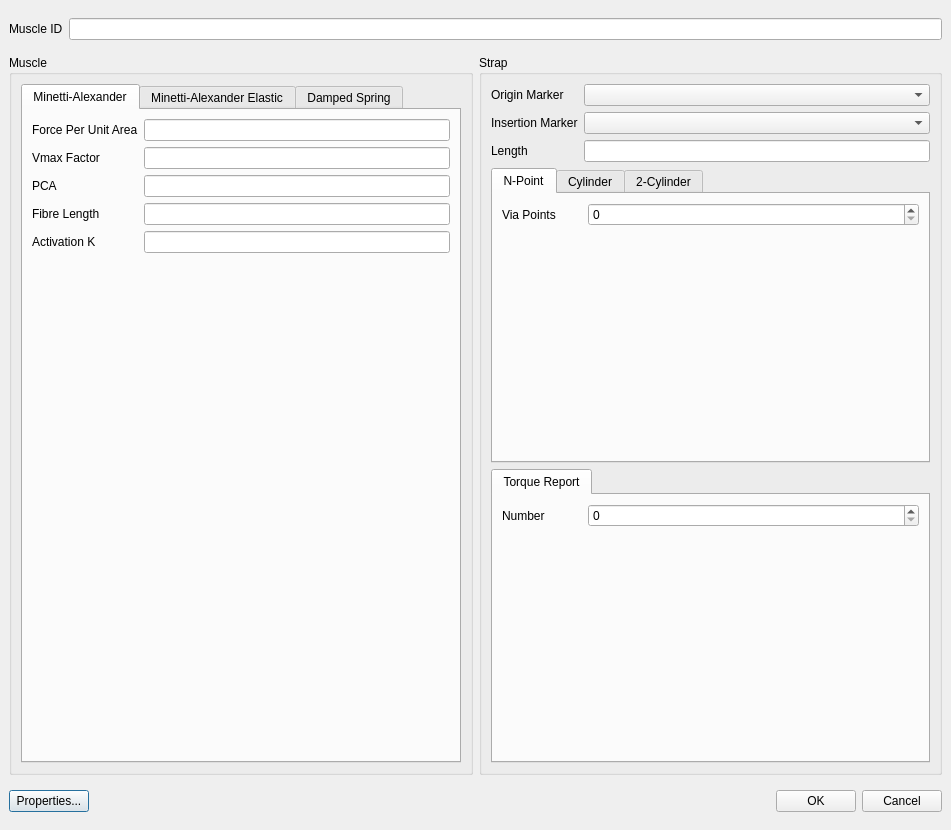
<?xml version="1.0" encoding="UTF-8"?>
<ui version="4.0">
 <class>DialogMuscles</class>
 <widget class="QDialog" name="DialogMuscles">
  <property name="geometry">
   <rect>
    <x>0</x>
    <y>0</y>
    <width>951</width>
    <height>738</height>
   </rect>
  </property>
  <property name="windowTitle">
   <string>Dialog</string>
  </property>
  <layout class="QVBoxLayout" name="verticalLayout">
   <property name="leftMargin">
    <number>9</number>
   </property>
   <property name="topMargin">
    <number>9</number>
   </property>
   <property name="rightMargin">
    <number>9</number>
   </property>
   <property name="bottomMargin">
    <number>9</number>
   </property>
   <item>
    <widget class="QWidget" name="widget_2" native="true">
     <layout class="QHBoxLayout" name="horizontalLayout_2">
      <property name="leftMargin">
       <number>0</number>
      </property>
      <property name="topMargin">
       <number>9</number>
      </property>
      <property name="rightMargin">
       <number>0</number>
      </property>
      <property name="bottomMargin">
       <number>9</number>
      </property>
      <item>
       <widget class="QLabel" name="label_2">
        <property name="text">
         <string>Muscle ID</string>
        </property>
       </widget>
      </item>
      <item>
       <widget class="LineEditUniqueName" name="lineEditMuscleID"/>
      </item>
     </layout>
    </widget>
   </item>
   <item>
    <widget class="QWidget" name="widget_3" native="true">
     <layout class="QHBoxLayout" name="horizontalLayout_3">
      <property name="leftMargin">
       <number>0</number>
      </property>
      <property name="topMargin">
       <number>0</number>
      </property>
      <property name="rightMargin">
       <number>0</number>
      </property>
      <property name="bottomMargin">
       <number>0</number>
      </property>
      <item>
       <widget class="QGroupBox" name="groupBox">
        <property name="title">
         <string>Muscle</string>
        </property>
        <layout class="QGridLayout" name="gridLayout_6">
         <item row="0" column="0">
          <widget class="QTabWidget" name="tabWidgetMuscle">
           <property name="currentIndex">
            <number>0</number>
           </property>
           <widget class="QWidget" name="tab">
            <attribute name="title">
             <string>Minetti-Alexander</string>
            </attribute>
            <layout class="QGridLayout" name="gridLayout_5">
             <item row="4" column="1">
              <widget class="LineEditDouble" name="lineEditActivationK"/>
             </item>
             <item row="1" column="0">
              <widget class="QLabel" name="label_16">
               <property name="text">
                <string>Vmax Factor</string>
               </property>
              </widget>
             </item>
             <item row="1" column="1">
              <widget class="LineEditDouble" name="lineEditVMaxFactor"/>
             </item>
             <item row="4" column="0">
              <widget class="QLabel" name="label_19">
               <property name="text">
                <string>Activation K</string>
               </property>
              </widget>
             </item>
             <item row="2" column="1">
              <widget class="LineEditDouble" name="lineEditPCA"/>
             </item>
             <item row="0" column="0">
              <widget class="QLabel" name="label_14">
               <property name="text">
                <string>Force Per Unit Area</string>
               </property>
              </widget>
             </item>
             <item row="2" column="0">
              <widget class="QLabel" name="label_17">
               <property name="text">
                <string>PCA</string>
               </property>
              </widget>
             </item>
             <item row="0" column="1">
              <widget class="LineEditDouble" name="lineEditForcePerUnitArea"/>
             </item>
             <item row="3" column="0">
              <widget class="QLabel" name="label_18">
               <property name="text">
                <string>Fibre Length</string>
               </property>
              </widget>
             </item>
             <item row="3" column="1">
              <widget class="LineEditDouble" name="lineEditFibreLength"/>
             </item>
             <item row="5" column="0">
              <spacer name="verticalSpacer_3">
               <property name="orientation">
                <enum>Qt::Vertical</enum>
               </property>
               <property name="sizeHint" stdset="0">
                <size>
                 <width>20</width>
                 <height>40</height>
                </size>
               </property>
              </spacer>
             </item>
            </layout>
           </widget>
           <widget class="QWidget" name="tab_2">
            <attribute name="title">
             <string>Minetti-Alexander Elastic</string>
            </attribute>
            <layout class="QGridLayout" name="gridLayout_7">
             <item row="7" column="1">
              <widget class="LineEditDouble" name="lineEditSerialStrainAtFMax"/>
             </item>
             <item row="10" column="1">
              <widget class="LineEditDouble" name="lineEditParallelStrainAtFMax"/>
             </item>
             <item row="1" column="1">
              <widget class="LineEditDouble" name="lineEditVMaxFactor_2"/>
             </item>
             <item row="6" column="0">
              <widget class="QLabel" name="label_22">
               <property name="text">
                <string>Tendon Length</string>
               </property>
              </widget>
             </item>
             <item row="15" column="0">
              <widget class="QLabel" name="label_49">
               <property name="text">
                <string>Fast Twitch Proportion</string>
               </property>
              </widget>
             </item>
             <item row="11" column="0">
              <widget class="QLabel" name="label_28">
               <property name="text">
                <string>Parallel Strain Rate at Fmax</string>
               </property>
              </widget>
             </item>
             <item row="12" column="0">
              <widget class="QLabel" name="label_29">
               <property name="text">
                <string>Parallel Strain Model</string>
               </property>
              </widget>
             </item>
             <item row="2" column="0">
              <widget class="QLabel" name="label_42">
               <property name="text">
                <string>PCA</string>
               </property>
              </widget>
             </item>
             <item row="13" column="1">
              <widget class="LineEditDouble" name="lineEditInitialFibreLength"/>
             </item>
             <item row="7" column="0">
              <widget class="QLabel" name="label_21">
               <property name="text">
                <string>Serial Strain at Fmax</string>
               </property>
              </widget>
             </item>
             <item row="0" column="0">
              <widget class="QLabel" name="label_25">
               <property name="text">
                <string>Force Per Unit Area</string>
               </property>
              </widget>
             </item>
             <item row="3" column="0">
              <widget class="QLabel" name="label_45">
               <property name="text">
                <string>Fibre Length</string>
               </property>
              </widget>
             </item>
             <item row="18" column="0">
              <widget class="QLabel" name="label_47">
               <property name="text">
                <string>T Deactivation A</string>
               </property>
              </widget>
             </item>
             <item row="11" column="1">
              <widget class="LineEditDouble" name="lineEditParallelStrainRateAtFMax"/>
             </item>
             <item row="21" column="0">
              <widget class="QLabel" name="label_46">
               <property name="text">
                <string>Initial Activation</string>
               </property>
              </widget>
             </item>
             <item row="16" column="1">
              <widget class="LineEditDouble" name="lineEditTActivationA"/>
             </item>
             <item row="9" column="1">
              <widget class="QComboBox" name="comboBoxSerialStrainModel">
               <item>
                <property name="text">
                 <string>Linear</string>
                </property>
               </item>
               <item>
                <property name="text">
                 <string>Square</string>
                </property>
               </item>
              </widget>
             </item>
             <item row="4" column="1">
              <widget class="LineEditDouble" name="lineEditActivationK_2"/>
             </item>
             <item row="2" column="1">
              <widget class="LineEditDouble" name="lineEditPCA_2"/>
             </item>
             <item row="17" column="1">
              <widget class="LineEditDouble" name="lineEditTActivationB"/>
             </item>
             <item row="15" column="1">
              <widget class="LineEditDouble" name="lineEditFastTwitchProportion"/>
             </item>
             <item row="0" column="1">
              <widget class="LineEditDouble" name="lineEditForcePerUnitArea_2"/>
             </item>
             <item row="17" column="0">
              <widget class="QLabel" name="label_52">
               <property name="text">
                <string>T Activation B</string>
               </property>
              </widget>
             </item>
             <item row="5" column="0">
              <widget class="QLabel" name="label_20">
               <property name="text">
                <string>Width</string>
               </property>
              </widget>
             </item>
             <item row="8" column="0">
              <widget class="QLabel" name="label_24">
               <property name="text">
                <string>Serial Strain Rate at Fmax</string>
               </property>
              </widget>
             </item>
             <item row="19" column="1">
              <widget class="LineEditDouble" name="lineEditTDeactivationB"/>
             </item>
             <item row="21" column="1">
              <widget class="LineEditDouble" name="lineEditInitialActivation"/>
             </item>
             <item row="20" column="1">
              <widget class="LineEditDouble" name="lineEditActivationRate"/>
             </item>
             <item row="18" column="1">
              <widget class="LineEditDouble" name="lineEditTDeactivationA"/>
             </item>
             <item row="14" column="0">
              <widget class="QLabel" name="label_53">
               <property name="text">
                <string>Use Activation</string>
               </property>
              </widget>
             </item>
             <item row="9" column="0">
              <widget class="QLabel" name="label_23">
               <property name="text">
                <string>Serial Strain Model</string>
               </property>
              </widget>
             </item>
             <item row="6" column="1">
              <widget class="LineEditDouble" name="lineEditTendonLength"/>
             </item>
             <item row="5" column="1">
              <widget class="LineEditDouble" name="lineEditWidth"/>
             </item>
             <item row="12" column="1">
              <widget class="QComboBox" name="comboBoxParallelStrainModel">
               <item>
                <property name="text">
                 <string>Linear</string>
                </property>
               </item>
               <item>
                <property name="text">
                 <string>Square</string>
                </property>
               </item>
              </widget>
             </item>
             <item row="4" column="0">
              <widget class="QLabel" name="label_44">
               <property name="text">
                <string>Activation K</string>
               </property>
              </widget>
             </item>
             <item row="20" column="0">
              <widget class="QLabel" name="label_51">
               <property name="text">
                <string>Activation Rate</string>
               </property>
              </widget>
             </item>
             <item row="14" column="1">
              <widget class="QCheckBox" name="checkBoxUseActivation">
               <property name="text">
                <string/>
               </property>
              </widget>
             </item>
             <item row="8" column="1">
              <widget class="LineEditDouble" name="lineEditSerialStrainRateAtFMax"/>
             </item>
             <item row="23" column="0">
              <spacer name="verticalSpacer_4">
               <property name="orientation">
                <enum>Qt::Vertical</enum>
               </property>
               <property name="sizeHint" stdset="0">
                <size>
                 <width>20</width>
                 <height>40</height>
                </size>
               </property>
              </spacer>
             </item>
             <item row="13" column="0">
              <widget class="QLabel" name="label_26">
               <property name="text">
                <string>Initial Fibre Length</string>
               </property>
              </widget>
             </item>
             <item row="3" column="1">
              <widget class="LineEditDouble" name="lineEditFibreLength_2"/>
             </item>
             <item row="16" column="0">
              <widget class="QLabel" name="label_50">
               <property name="text">
                <string>T Activation A</string>
               </property>
              </widget>
             </item>
             <item row="1" column="0">
              <widget class="QLabel" name="label_43">
               <property name="text">
                <string>Vmax Factor</string>
               </property>
              </widget>
             </item>
             <item row="10" column="0">
              <widget class="QLabel" name="label_27">
               <property name="text">
                <string>Parallel Strain at Fmax</string>
               </property>
              </widget>
             </item>
             <item row="19" column="0">
              <widget class="QLabel" name="label_48">
               <property name="text">
                <string>T Deactivation B</string>
               </property>
              </widget>
             </item>
             <item row="22" column="0">
              <widget class="QLabel" name="label_9">
               <property name="text">
                <string>Minimum Activation</string>
               </property>
              </widget>
             </item>
             <item row="22" column="1">
              <widget class="LineEditDouble" name="lineEditMinimumActivation"/>
             </item>
            </layout>
           </widget>
           <widget class="QWidget" name="tab_6">
            <attribute name="title">
             <string>Damped Spring</string>
            </attribute>
            <layout class="QGridLayout" name="gridLayout_9">
             <item row="3" column="1">
              <widget class="LineEditDouble" name="lineEditDamping"/>
             </item>
             <item row="2" column="1">
              <widget class="LineEditDouble" name="lineEditArea"/>
             </item>
             <item row="0" column="0">
              <widget class="QLabel" name="label_38">
               <property name="text">
                <string>Unloaded Length</string>
               </property>
              </widget>
             </item>
             <item row="1" column="1">
              <widget class="LineEditDouble" name="lineEditSpringConstant"/>
             </item>
             <item row="5" column="0">
              <spacer name="verticalSpacer_6">
               <property name="orientation">
                <enum>Qt::Vertical</enum>
               </property>
               <property name="sizeHint" stdset="0">
                <size>
                 <width>20</width>
                 <height>40</height>
                </size>
               </property>
              </spacer>
             </item>
             <item row="2" column="0">
              <widget class="QLabel" name="label_39">
               <property name="text">
                <string>Area</string>
               </property>
              </widget>
             </item>
             <item row="0" column="1">
              <widget class="LineEditDouble" name="lineEditUnloadedLength"/>
             </item>
             <item row="3" column="0">
              <widget class="QLabel" name="label_41">
               <property name="text">
                <string>Damping</string>
               </property>
              </widget>
             </item>
             <item row="1" column="0">
              <widget class="QLabel" name="label_40">
               <property name="text">
                <string>Spring Constant</string>
               </property>
              </widget>
             </item>
             <item row="4" column="0">
              <widget class="QLabel" name="label_10">
               <property name="text">
                <string>Breaking Strain</string>
               </property>
              </widget>
             </item>
             <item row="4" column="1">
              <widget class="LineEditDouble" name="lineEditBreakingStrain"/>
             </item>
            </layout>
           </widget>
          </widget>
         </item>
        </layout>
       </widget>
      </item>
      <item>
       <widget class="QGroupBox" name="groupBox_2">
        <property name="title">
         <string>Strap</string>
        </property>
        <layout class="QGridLayout" name="gridLayout_8">
         <property name="leftMargin">
          <number>9</number>
         </property>
         <property name="rightMargin">
          <number>9</number>
         </property>
         <item row="0" column="0">
          <widget class="QLabel" name="label">
           <property name="text">
            <string>Origin Marker</string>
           </property>
          </widget>
         </item>
         <item row="0" column="1">
          <widget class="QComboBox" name="comboBoxOriginMarker">
           <property name="sizePolicy">
            <sizepolicy hsizetype="Expanding" vsizetype="Fixed">
             <horstretch>0</horstretch>
             <verstretch>0</verstretch>
            </sizepolicy>
           </property>
          </widget>
         </item>
         <item row="1" column="0">
          <widget class="QLabel" name="label_4">
           <property name="text">
            <string>Insertion Marker</string>
           </property>
          </widget>
         </item>
         <item row="1" column="1">
          <widget class="QComboBox" name="comboBoxInsertionMarker"/>
         </item>
         <item row="2" column="0">
          <widget class="QLabel" name="label_12">
           <property name="text">
            <string>Length</string>
           </property>
          </widget>
         </item>
         <item row="2" column="1">
          <widget class="LineEditDouble" name="lineEditLength"/>
         </item>
         <item row="3" column="0" colspan="2">
          <widget class="QTabWidget" name="tabWidgetStrap">
           <property name="currentIndex">
            <number>0</number>
           </property>
           <widget class="QWidget" name="tab_3">
            <attribute name="title">
             <string>N-Point</string>
            </attribute>
            <layout class="QGridLayout" name="gridLayout_2">
             <item row="0" column="0">
              <widget class="QLabel" name="label_6">
               <property name="minimumSize">
                <size>
                 <width>80</width>
                 <height>0</height>
                </size>
               </property>
               <property name="text">
                <string>Via Points</string>
               </property>
              </widget>
             </item>
             <item row="0" column="1">
              <widget class="QSpinBox" name="spinBoxNViaPoints">
               <property name="sizePolicy">
                <sizepolicy hsizetype="Expanding" vsizetype="Fixed">
                 <horstretch>0</horstretch>
                 <verstretch>0</verstretch>
                </sizepolicy>
               </property>
              </widget>
             </item>
             <item row="1" column="0" colspan="2">
              <widget class="QWidget" name="widgetViaPointsPlaceholder" native="true">
               <property name="minimumSize">
                <size>
                 <width>0</width>
                 <height>25</height>
                </size>
               </property>
              </widget>
             </item>
            </layout>
           </widget>
           <widget class="QWidget" name="tab_4">
            <attribute name="title">
             <string>Cylinder</string>
            </attribute>
            <layout class="QGridLayout" name="gridLayout_3">
             <item row="2" column="0">
              <spacer name="verticalSpacer_2">
               <property name="orientation">
                <enum>Qt::Vertical</enum>
               </property>
               <property name="sizeHint" stdset="0">
                <size>
                 <width>20</width>
                 <height>40</height>
                </size>
               </property>
              </spacer>
             </item>
             <item row="0" column="0">
              <widget class="QLabel" name="label_8">
               <property name="text">
                <string>Cylinder Marker</string>
               </property>
              </widget>
             </item>
             <item row="1" column="0">
              <widget class="QLabel" name="label_3">
               <property name="text">
                <string>Cylinder Radius</string>
               </property>
              </widget>
             </item>
             <item row="0" column="1">
              <widget class="QComboBox" name="comboBoxCylinderMarker">
               <property name="sizePolicy">
                <sizepolicy hsizetype="Expanding" vsizetype="Fixed">
                 <horstretch>0</horstretch>
                 <verstretch>0</verstretch>
                </sizepolicy>
               </property>
              </widget>
             </item>
             <item row="1" column="1">
              <widget class="LineEditDouble" name="lineEditCylinderRadius"/>
             </item>
            </layout>
           </widget>
           <widget class="QWidget" name="tab_5">
            <attribute name="title">
             <string>2-Cylinder</string>
            </attribute>
            <layout class="QGridLayout" name="gridLayout_4">
             <item row="4" column="0">
              <spacer name="verticalSpacer">
               <property name="orientation">
                <enum>Qt::Vertical</enum>
               </property>
               <property name="sizeHint" stdset="0">
                <size>
                 <width>20</width>
                 <height>40</height>
                </size>
               </property>
              </spacer>
             </item>
             <item row="2" column="0">
              <widget class="QLabel" name="label_15">
               <property name="text">
                <string>Cylinder 2 Marker</string>
               </property>
              </widget>
             </item>
             <item row="0" column="0">
              <widget class="QLabel" name="label_11">
               <property name="text">
                <string>Cylinder 1 Marker</string>
               </property>
              </widget>
             </item>
             <item row="1" column="0">
              <widget class="QLabel" name="label_5">
               <property name="text">
                <string>Cylinder 1 Radius</string>
               </property>
              </widget>
             </item>
             <item row="2" column="1">
              <widget class="QComboBox" name="comboBox2Cylinder2Marker">
               <property name="sizePolicy">
                <sizepolicy hsizetype="Expanding" vsizetype="Fixed">
                 <horstretch>0</horstretch>
                 <verstretch>0</verstretch>
                </sizepolicy>
               </property>
              </widget>
             </item>
             <item row="0" column="1">
              <widget class="QComboBox" name="comboBox2Cylinder1Marker">
               <property name="sizePolicy">
                <sizepolicy hsizetype="Expanding" vsizetype="Fixed">
                 <horstretch>0</horstretch>
                 <verstretch>0</verstretch>
                </sizepolicy>
               </property>
              </widget>
             </item>
             <item row="3" column="0">
              <widget class="QLabel" name="label_7">
               <property name="text">
                <string>Cylinder 2 Radius</string>
               </property>
              </widget>
             </item>
             <item row="1" column="1">
              <widget class="LineEditDouble" name="lineEdit2Cylinder1Radius"/>
             </item>
             <item row="3" column="1">
              <widget class="LineEditDouble" name="lineEdit2Cylinder2Radius"/>
             </item>
            </layout>
           </widget>
          </widget>
         </item>
         <item row="4" column="0" colspan="2">
          <widget class="QTabWidget" name="tabWidgetTorqueMarkers">
           <property name="currentIndex">
            <number>0</number>
           </property>
           <widget class="QWidget" name="tab_8">
            <attribute name="title">
             <string>Torque Report</string>
            </attribute>
            <layout class="QGridLayout" name="gridLayout">
             <item row="0" column="0">
              <widget class="QLabel" name="label_31">
               <property name="minimumSize">
                <size>
                 <width>80</width>
                 <height>0</height>
                </size>
               </property>
               <property name="text">
                <string>Number</string>
               </property>
              </widget>
             </item>
             <item row="0" column="1">
              <widget class="QSpinBox" name="spinBoxNTorqueMarkers">
               <property name="sizePolicy">
                <sizepolicy hsizetype="Expanding" vsizetype="Fixed">
                 <horstretch>0</horstretch>
                 <verstretch>0</verstretch>
                </sizepolicy>
               </property>
              </widget>
             </item>
             <item row="1" column="0" colspan="2">
              <widget class="QWidget" name="widgetTorqueMarkersPlaceholder" native="true">
               <property name="minimumSize">
                <size>
                 <width>0</width>
                 <height>25</height>
                </size>
               </property>
              </widget>
             </item>
            </layout>
           </widget>
          </widget>
         </item>
        </layout>
       </widget>
      </item>
     </layout>
    </widget>
   </item>
   <item>
    <widget class="QWidget" name="widget" native="true">
     <layout class="QHBoxLayout" name="horizontalLayout">
      <property name="leftMargin">
       <number>0</number>
      </property>
      <property name="rightMargin">
       <number>0</number>
      </property>
      <item>
       <widget class="QPushButton" name="pushButtonProperties">
        <property name="text">
         <string>Properties...</string>
        </property>
       </widget>
      </item>
      <item>
       <spacer name="horizontalSpacer">
        <property name="orientation">
         <enum>Qt::Horizontal</enum>
        </property>
        <property name="sizeHint" stdset="0">
         <size>
          <width>765</width>
          <height>20</height>
         </size>
        </property>
       </spacer>
      </item>
      <item>
       <widget class="QPushButton" name="pushButtonOK">
        <property name="text">
         <string>OK</string>
        </property>
       </widget>
      </item>
      <item>
       <widget class="QPushButton" name="pushButtonCancel">
        <property name="text">
         <string>Cancel</string>
        </property>
       </widget>
      </item>
     </layout>
    </widget>
   </item>
  </layout>
 </widget>
 <customwidgets>
  <customwidget>
   <class>LineEditDouble</class>
   <extends>QLineEdit</extends>
   <header>LineEditDouble.h</header>
  </customwidget>
  <customwidget>
   <class>LineEditUniqueName</class>
   <extends>QLineEdit</extends>
   <header>LineEditUniqueName.h</header>
  </customwidget>
 </customwidgets>
 <tabstops>
  <tabstop>lineEditMuscleID</tabstop>
  <tabstop>tabWidgetMuscle</tabstop>
  <tabstop>lineEditForcePerUnitArea</tabstop>
  <tabstop>lineEditVMaxFactor</tabstop>
  <tabstop>lineEditPCA</tabstop>
  <tabstop>lineEditFibreLength</tabstop>
  <tabstop>lineEditActivationK</tabstop>
  <tabstop>lineEditForcePerUnitArea_2</tabstop>
  <tabstop>lineEditVMaxFactor_2</tabstop>
  <tabstop>lineEditPCA_2</tabstop>
  <tabstop>lineEditFibreLength_2</tabstop>
  <tabstop>lineEditActivationK_2</tabstop>
  <tabstop>lineEditWidth</tabstop>
  <tabstop>lineEditTendonLength</tabstop>
  <tabstop>lineEditSerialStrainAtFMax</tabstop>
  <tabstop>lineEditSerialStrainRateAtFMax</tabstop>
  <tabstop>comboBoxSerialStrainModel</tabstop>
  <tabstop>lineEditParallelStrainAtFMax</tabstop>
  <tabstop>lineEditParallelStrainRateAtFMax</tabstop>
  <tabstop>comboBoxParallelStrainModel</tabstop>
  <tabstop>lineEditInitialFibreLength</tabstop>
  <tabstop>checkBoxUseActivation</tabstop>
  <tabstop>lineEditFastTwitchProportion</tabstop>
  <tabstop>lineEditTActivationA</tabstop>
  <tabstop>lineEditTActivationB</tabstop>
  <tabstop>lineEditTDeactivationA</tabstop>
  <tabstop>lineEditTDeactivationB</tabstop>
  <tabstop>lineEditActivationRate</tabstop>
  <tabstop>lineEditInitialActivation</tabstop>
  <tabstop>lineEditUnloadedLength</tabstop>
  <tabstop>lineEditSpringConstant</tabstop>
  <tabstop>lineEditArea</tabstop>
  <tabstop>lineEditDamping</tabstop>
  <tabstop>comboBoxOriginMarker</tabstop>
  <tabstop>comboBoxInsertionMarker</tabstop>
  <tabstop>tabWidgetStrap</tabstop>
  <tabstop>spinBoxNViaPoints</tabstop>
  <tabstop>comboBoxCylinderMarker</tabstop>
  <tabstop>comboBox2Cylinder1Marker</tabstop>
  <tabstop>comboBox2Cylinder2Marker</tabstop>
  <tabstop>pushButtonOK</tabstop>
  <tabstop>pushButtonCancel</tabstop>
 </tabstops>
 <resources/>
 <connections/>
</ui>
